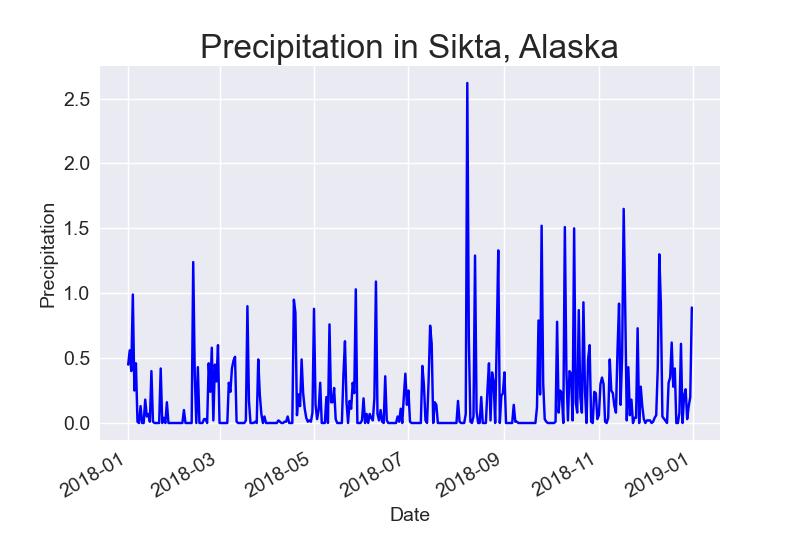

Here is the Python script that generated this plot:
import csv
import matplotlib.pyplot as plt
from datetime import datetime

#Opening the file
file_name = 'data\sitka_weather_2018_simple.csv'

with open(file_name) as f:
    reader = csv.reader(f)
    headers = next(reader)
    rains = []
    dates = []

#saving the data in two lists in order to plot
    for row in reader:
        rain = float(row[3])
        date = datetime.strptime(row[2], '%Y-%m-%d')
        rains.append(rain)
        dates.append(date)

#Setting the plot
x_values = dates
y_values = rains

plt.style.use('seaborn')
fig, ax = plt.subplots()
ax.plot(x_values, y_values, color='blue')

#setting the configs
ax.set_title('Precipitation in Sikta, Alaska', fontsize=24)
ax.set_xlabel('Date', fontsize=14)
ax.set_ylabel('Precipitation', fontsize=14)

#tick params
ax.tick_params(axis='both', labelsize=14)

#formating the date
fig.autofmt_xdate()
plt.show()
